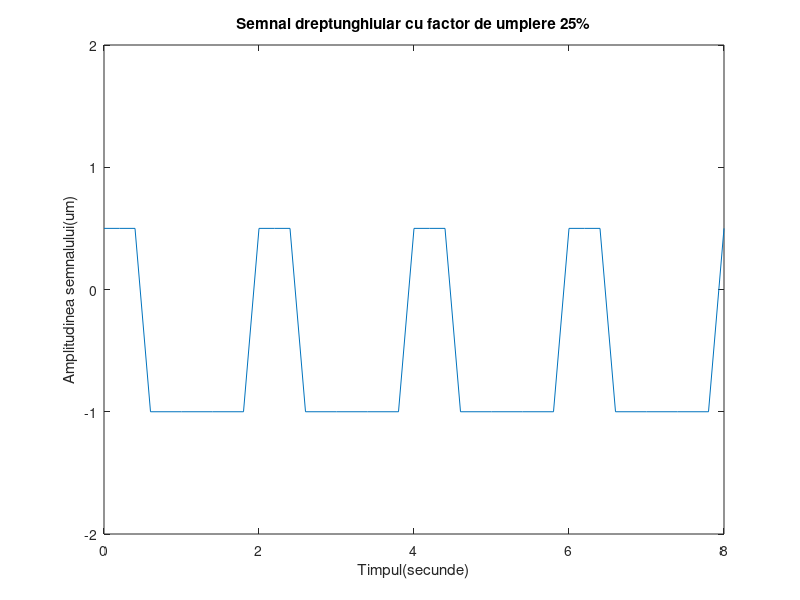

MATLAB code to generate this figure:
t=0:.2:8;
%se urmareste reprezentarea a 4 perioade cu rezolutie temporara de 20ms
x=0.75*square(2*pi*0.5*t,25)-0.25;
%se noteaza x=square(2*pi*0.5*t)= 1 sau -1
%se considera o transformare liniara de forma y=a*x+b pentru a ajunge la cele
%doua nivele de minim si maxim dorite(determinarea coeficietilor)
%cum perioada este 2 secunde, frecventa este de 0.5 Hz
%prin 2*pi*0.5*t se modifica perioada functiei square care e initial 2*pi
plot(t,x)
axis([0 8 -2 2])
%se limiteaza axele de coordonate pe orizontala pentru a se afisa cele 4
% perioade
xlabel('Timpul(secunde)')
ylabel('Amplitudinea semnalului(um)')
title('Semnal dreptunghiular cu factor de umplere 25%')
%se observa importanta rezolutiei temporare mare, fapt ce conduce la concluzia
%ca aceasta trebuie sa fie cat mai mica, ideal sa tinda la 0